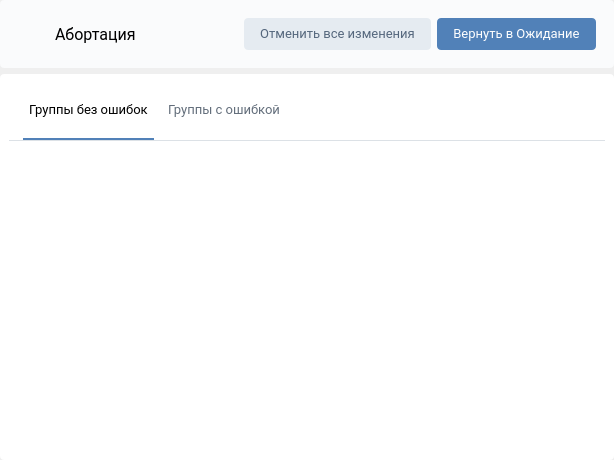
<?xml version="1.0" encoding="UTF-8"?>
<ui version="4.0">
 <class>FinishedListWidgetItemEdit</class>
 <widget class="QWidget" name="FinishedListWidgetItemEdit">
  <property name="geometry">
   <rect>
    <x>0</x>
    <y>0</y>
    <width>614</width>
    <height>460</height>
   </rect>
  </property>
  <property name="windowTitle">
   <string>Form</string>
  </property>
  <layout class="QVBoxLayout" name="verticalLayout">
   <property name="leftMargin">
    <number>0</number>
   </property>
   <property name="topMargin">
    <number>0</number>
   </property>
   <property name="rightMargin">
    <number>0</number>
   </property>
   <property name="bottomMargin">
    <number>0</number>
   </property>
   <item>
    <widget class="QWidget" name="waitingWidgetHeaderEditFrame" native="true">
     <property name="sizePolicy">
      <sizepolicy hsizetype="Preferred" vsizetype="Fixed">
       <horstretch>0</horstretch>
       <verstretch>0</verstretch>
      </sizepolicy>
     </property>
     <property name="font">
      <font>
       <family>Roboto</family>
      </font>
     </property>
     <property name="cursor">
      <cursorShape>ArrowCursor</cursorShape>
     </property>
     <property name="styleSheet">
      <string notr="true">background-color: #FAFBFC;
border-radius: 4px;
color: black;</string>
     </property>
     <layout class="QHBoxLayout" name="horizontalLayout">
      <item>
       <widget class="QPushButton" name="backButton">
        <property name="sizePolicy">
         <sizepolicy hsizetype="Fixed" vsizetype="Fixed">
          <horstretch>0</horstretch>
          <verstretch>0</verstretch>
         </sizepolicy>
        </property>
        <property name="cursor">
         <cursorShape>PointingHandCursor</cursorShape>
        </property>
        <property name="text">
         <string/>
        </property>
        <property name="icon">
         <iconset resource="resource/res.qrc">
          <normaloff>:/style/image/back.png</normaloff>:/style/image/back.png</iconset>
        </property>
        <property name="iconSize">
         <size>
          <width>20</width>
          <height>25</height>
         </size>
        </property>
       </widget>
      </item>
      <item>
       <widget class="QWidget" name="widget" native="true">
        <layout class="QHBoxLayout" name="horizontalLayout_3">
         <item>
          <widget class="QLabel" name="label">
           <property name="font">
            <font>
             <family>Roboto</family>
             <pointsize>12</pointsize>
            </font>
           </property>
           <property name="text">
            <string>Абортация</string>
           </property>
          </widget>
         </item>
         <item>
          <widget class="QPushButton" name="cancelButton">
           <property name="sizePolicy">
            <sizepolicy hsizetype="Fixed" vsizetype="Fixed">
             <horstretch>0</horstretch>
             <verstretch>0</verstretch>
            </sizepolicy>
           </property>
           <property name="font">
            <font>
             <family>Roboto</family>
             <pointsize>10</pointsize>
            </font>
           </property>
           <property name="cursor">
            <cursorShape>PointingHandCursor</cursorShape>
           </property>
           <property name="styleSheet">
            <string notr="true">QPushButton#cancelButton
{
background-color: #e5ebf1;
color: #55677D;
border-radius: 4px;
padding: 7px 16px 8px;
}

QPushButton#cancelButton:hover
{
	text-decoration: underline;
}

QPushButton#cancelButton:pressed
{

}</string>
           </property>
           <property name="text">
            <string>Отменить все изменения</string>
           </property>
          </widget>
         </item>
         <item>
          <widget class="QPushButton" name="backToWaitingButton">
           <property name="sizePolicy">
            <sizepolicy hsizetype="Fixed" vsizetype="Fixed">
             <horstretch>0</horstretch>
             <verstretch>0</verstretch>
            </sizepolicy>
           </property>
           <property name="font">
            <font>
             <family>Roboto</family>
             <pointsize>10</pointsize>
            </font>
           </property>
           <property name="cursor">
            <cursorShape>PointingHandCursor</cursorShape>
           </property>
           <property name="styleSheet">
            <string notr="true">QPushButton
{
background-color: #5181b8;
color: white;
padding: 7px 16px 8px;
border-radius: 4px;
}

QPushButton:hover
{
	background-color: #658FC0;
}
QPushButton:pressed
{
	background-color: #4a76a8;
}</string>
           </property>
           <property name="text">
            <string>Вернуть в Ожидание</string>
           </property>
          </widget>
         </item>
        </layout>
       </widget>
      </item>
     </layout>
    </widget>
   </item>
   <item>
    <widget class="QWidget" name="widget_2" native="true">
     <property name="styleSheet">
      <string notr="true">background-color: white;
border-radius: 4px;</string>
     </property>
     <layout class="QGridLayout" name="gridLayout">
      <item row="0" column="0">
       <widget class="QTabWidget" name="tabWidget">
        <property name="font">
         <font>
          <family>Roboto</family>
          <pointsize>10</pointsize>
         </font>
        </property>
        <property name="cursor">
         <cursorShape>PointingHandCursor</cursorShape>
        </property>
        <property name="styleSheet">
         <string notr="true">QTabWidget::pane 
{ 
    border-top: 1px solid #dce1e6;
	position: absolute;
}

QTabWidget:tab-bar 
{
	left: 10px;
}

QTabBar::tab
{
	color: #626d7a;
	padding: 18px 6px 20px;
	margin: 0 4px;
	border-bottom: 2px solid white;
}

QTabBar::tab:hover:selected
{
	border-bottom: 2px solid #5181b8;
	color: black;
}

QTabBar::tab:selected
{
	border-bottom: 2px solid #5181b8;
	color: black;
}

 QTabBar::tab:hover
{
	border-bottom: 2px solid #C5D0DB;
}</string>
        </property>
        <property name="currentIndex">
         <number>0</number>
        </property>
        <widget class="QWidget" name="tab">
         <attribute name="title">
          <string>Группы без ошибок</string>
         </attribute>
         <layout class="QGridLayout" name="gridLayout_2">
          <item row="0" column="0">
           <widget class="QWidget" name="noErrorGroupList" native="true">
            <layout class="QVBoxLayout" name="verticalLayout_2"/>
           </widget>
          </item>
         </layout>
        </widget>
        <widget class="QWidget" name="tab_2">
         <attribute name="title">
          <string>Группы с ошибкой</string>
         </attribute>
         <layout class="QGridLayout" name="gridLayout_3">
          <item row="0" column="0">
           <widget class="QWidget" name="errorGroupList" native="true">
            <layout class="QVBoxLayout" name="verticalLayout_3"/>
           </widget>
          </item>
         </layout>
        </widget>
       </widget>
      </item>
     </layout>
    </widget>
   </item>
  </layout>
 </widget>
 <resources>
  <include location="resource/res.qrc"/>
  <include location="resource/res.qrc"/>
 </resources>
 <connections/>
</ui>
